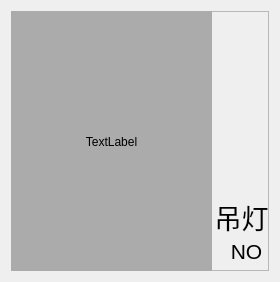
<?xml version="1.0" encoding="UTF-8"?>
<ui version="4.0">
 <class>DeviceLamp</class>
 <widget class="QWidget" name="DeviceLamp">
  <property name="geometry">
   <rect>
    <x>0</x>
    <y>0</y>
    <width>280</width>
    <height>282</height>
   </rect>
  </property>
  <property name="windowTitle">
   <string>Form</string>
  </property>
  <layout class="QHBoxLayout" name="horizontalLayout">
   <item>
    <widget class="QFrame" name="frame">
     <property name="styleSheet">
      <string notr="true"/>
     </property>
     <property name="frameShape">
      <enum>QFrame::StyledPanel</enum>
     </property>
     <property name="frameShadow">
      <enum>QFrame::Raised</enum>
     </property>
     <widget class="QLabel" name="labLamp">
      <property name="geometry">
       <rect>
        <x>0</x>
        <y>0</y>
        <width>201</width>
        <height>261</height>
       </rect>
      </property>
      <property name="styleSheet">
       <string notr="true">background-color: rgb(171, 171, 171);</string>
      </property>
      <property name="text">
       <string>TextLabel</string>
      </property>
      <property name="alignment">
       <set>Qt::AlignCenter</set>
      </property>
     </widget>
     <widget class="QLabel" name="labText">
      <property name="geometry">
       <rect>
        <x>200</x>
        <y>190</y>
        <width>61</width>
        <height>31</height>
       </rect>
      </property>
      <property name="font">
       <font>
        <pointsize>20</pointsize>
       </font>
      </property>
      <property name="text">
       <string>吊灯</string>
      </property>
      <property name="alignment">
       <set>Qt::AlignCenter</set>
      </property>
     </widget>
     <widget class="QLabel" name="labSwitch">
      <property name="geometry">
       <rect>
        <x>210</x>
        <y>230</y>
        <width>51</width>
        <height>21</height>
       </rect>
      </property>
      <property name="font">
       <font>
        <pointsize>16</pointsize>
       </font>
      </property>
      <property name="text">
       <string>NO</string>
      </property>
      <property name="alignment">
       <set>Qt::AlignCenter</set>
      </property>
     </widget>
    </widget>
   </item>
  </layout>
 </widget>
 <resources/>
 <connections/>
</ui>
